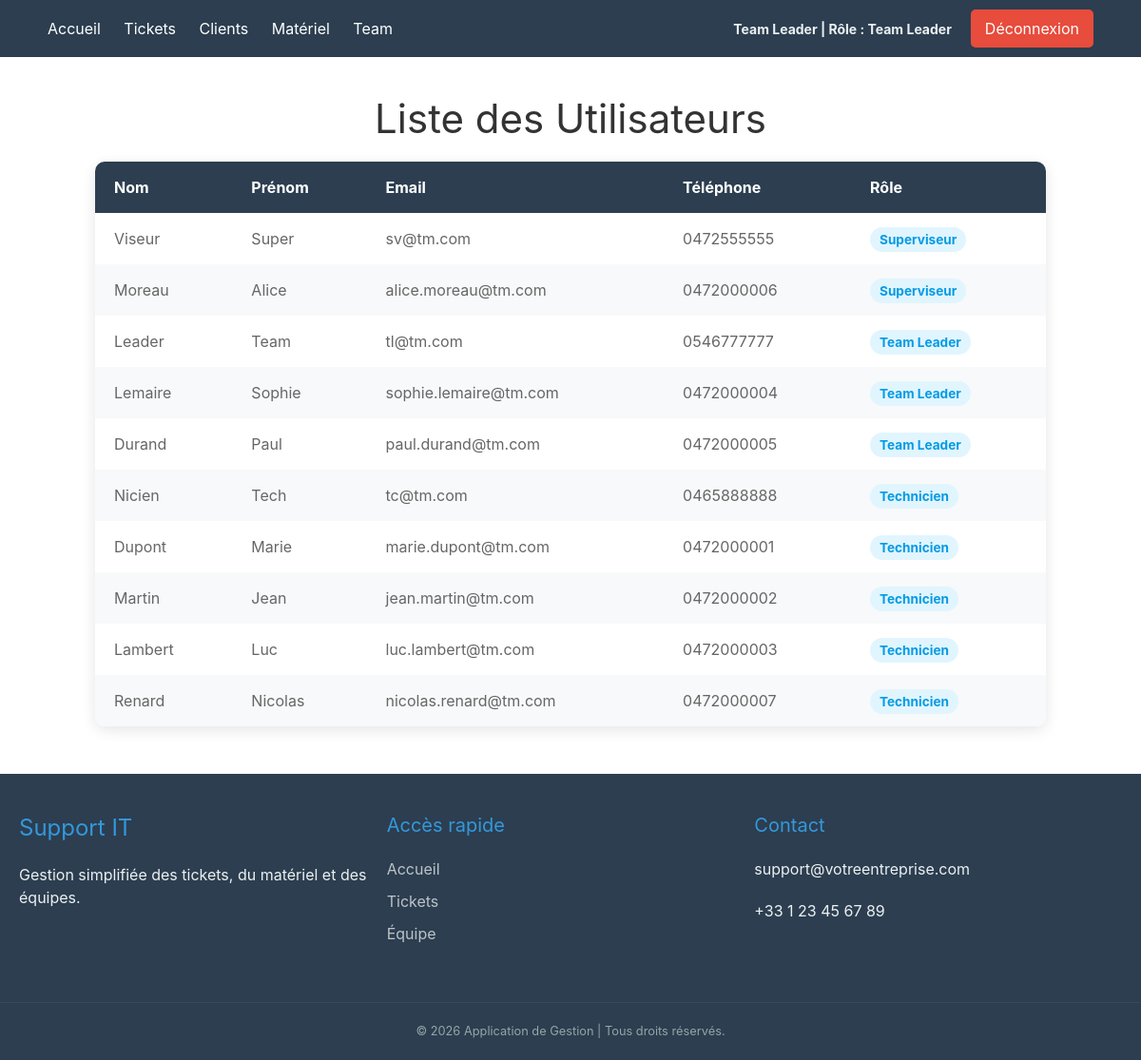
/views/index.php (signed in), run on the app's committed database.
### tables this page shows
create table if not exists users(
id_user int unsigned primary key auto_increment,
fname varchar(50) not null,
lname varchar(50) not null,
email varchar(50) not null,
phone_number varchar(20) ,
`password` varchar(250) not null,
role_id tinyint unsigned ,
foreign key (role_id) references roles (id_role)
);

create table if not exists `roles`(
id_role tinyint unsigned primary key auto_increment,
nom varchar(35) not null
);

### DAO/UserDAO.php (called while the page is built, shortened)
<?php
class UserDAO
{
	public static function getUsers()
	{
		$con = MONPDO::getPDO();
		$requete = "SELECT fname, lname, email, phone_number , `nom` as `role`
                    FROM users
                    JOIN roles
                    ON role_id=id_role";
		$stmt = $con->prepare($requete);
		$stmt->execute();
		return $stmt->fetchAll(PDO::FETCH_ASSOC);
	}
}

### Controllers/UserController.php (called while the page is built, shortened)
<?php
require_once "../DAO/UserDAO.php";
require_once __DIR__ . "/../models/User.php";
class UserController
{
	static function getUsers()
	{
		$usersObjet = [];
		$users = UserDAO::getUsers();
		foreach ($users as $user) {
			$usersObjet[] = new User($user["fname"], $user["lname"], $user["email"], $user["phone_number"], null, $user["role"], null);
		}
		return $usersObjet;
	}
}

### models/User.php (called while the page is built, shortened)
<?php
class User
{
	private $fname;
	private $lname;
	private $email;
	private $phone;
	private $role;
	public function __construct($fname, $lname, $email, $phone, $password, $role, $id = null)
	{
		$this->fname = $fname;
		$this->lname = $lname;
		$this->email = $email;
		$this->phone = $phone;
		$this->role = $role;
	}
	public function getFname()
	{
		return $this->fname;
	}
	public function getLname()
	{
		return $this->lname;
	}
	public function getEmail()
	{
		return $this->email;
	}
	public function getPhone()
	{
		return $this->phone;
	}
	public function getRole()
	{
		return $this->role;
	}
}

### views/index.php (the view, shortened to what this page needs)
<?php
require_once "../Controllers/userController.php";
require_once "../models/User.php";
$users = UserController::getUsers();
?>
<!DOCTYPE html>
<html lang="fr">
<head>
    <link rel="stylesheet" href="../public/css/uikit.min.css" />
    <link rel="stylesheet" href="style.css">
</head>
<body>
    <?php include "navbar.php"; ?>
    <div class="container">
        <h1>Liste des Utilisateurs</h1>
        <table class="user-table">
            <thead>
                <tr>
                    <th>Nom</th>
                    <th>Prénom</th>
                    <th>Email</th>
                    <th>Téléphone</th>
                    <th>Rôle</th>
                </tr>
            </thead>
            <tbody>
                <?php foreach ($users as $user): ?>
                    <tr>
                        <td><?= htmlspecialchars($user->getLname()) ?></td>
                        <td><?= htmlspecialchars($user->getFname()) ?></td>
                        <td><?= htmlspecialchars($user->getEmail()) ?></td>
                        <td><?= htmlspecialchars($user->getPhone()) ?></td>
                        <td><span class="badge"><?= htmlspecialchars($user->getRole()) ?></span></td>
                    </tr>
                <?php endforeach; ?>
            </tbody>
        </table>
    </div>
    <?php include "footer.php"; ?>
</body>
</html>

### views/style.css (style rules this page uses)
body, .container, .navbar { margin: 0px; padding: 0px; box-sizing: border-box; }
.container { max-width: 1200px; margin: 40px auto; padding: 0 20px; display: flex; flex-direction: column; align-items: center; }
.user-table { border-collapse: collapse; width: 100%; max-width: 1000px; background-color: white; box-shadow: 0 4px 15px rgba(0, 0, 0, 0.1); border-radius: 10px; overflow: hidden; }
.user-table thead tr { background-color: #2c3e50; color: #ffffff; text-align: left; }
.user-table th, .user-table td { padding: 15px 20px; }
.user-table tbody tr:nth-child(even) { background-color: #f8f9fa; }
.badge { padding: 5px 10px; border-radius: 20px; background-color: #e1f5fe; color: #039be5; font-size: 0.85em; font-weight: bold; }

### data on the page
users: lname "Viseur", fname "Super", email "sv@tm.com", phone_number "0472555555", role.nom "Superviseur"
users: lname "Moreau", fname "Alice", email "alice.moreau@tm.com", phone_number "0472000006", role.nom "Superviseur"
users: lname "Leader", fname "Team", email "tl@tm.com", phone_number "0546777777", role.nom "Team Leader"
users: lname "Lemaire", fname "Sophie", email "sophie.lemaire@tm.com", phone_number "0472000004", role.nom "Team Leader"
users: lname "Durand", fname "Paul", email "paul.durand@tm.com", phone_number "0472000005", role.nom "Team Leader"
users: lname "Nicien", fname "Tech", email "tc@tm.com", phone_number "0465888888", role.nom "Technicien"
users: lname "Dupont", fname "Marie", email "marie.dupont@tm.com", phone_number "0472000001", role.nom "Technicien"
users: lname "Martin", fname "Jean", email "jean.martin@tm.com", phone_number "0472000002", role.nom "Technicien"
users: lname "Lambert", fname "Luc", email "luc.lambert@tm.com", phone_number "0472000003", role.nom "Technicien"
users: lname "Renard", fname "Nicolas", email "nicolas.renard@tm.com", phone_number "0472000007", role.nom "Technicien"

### other printed values
$_SESSION["user_fname"] "Team"
$_SESSION["user_lname"] "Leader"
$_SESSION["user_role"] "Team Leader"
